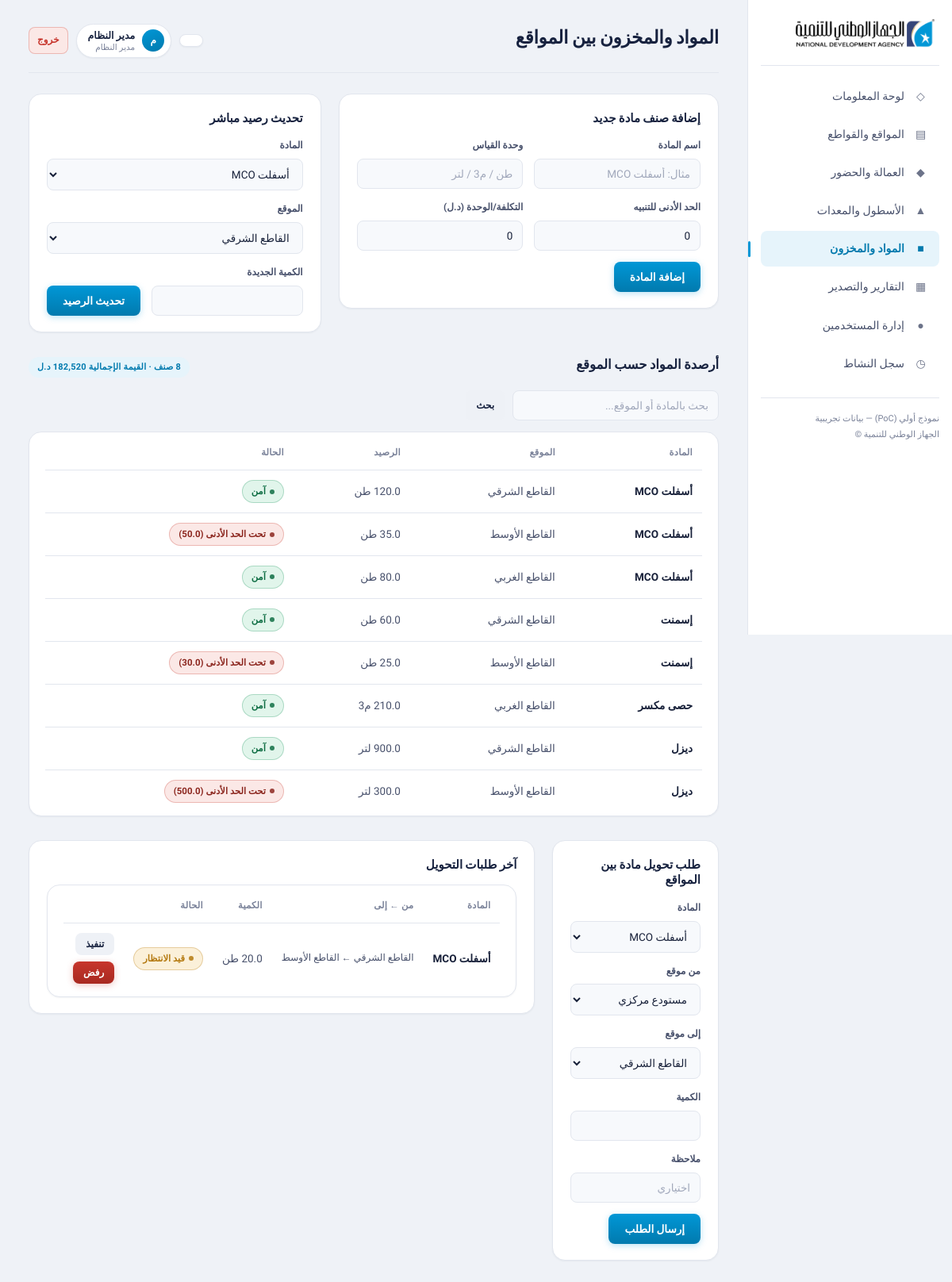
Page /materials (signed in) on the committed database.
### tables this page shows
CREATE TABLE material_stock (
    id              INTEGER PRIMARY KEY AUTOINCREMENT,
    material_id     INTEGER NOT NULL,
    site_id         INTEGER NOT NULL,
    quantity        REAL DEFAULT 0,
    UNIQUE(material_id, site_id),
    FOREIGN KEY (material_id) REFERENCES materials(id),
    FOREIGN KEY (site_id) REFERENCES sites(id)
);

CREATE TABLE materials (
    id              INTEGER PRIMARY KEY AUTOINCREMENT,
    name            TEXT NOT NULL,
    unit            TEXT NOT NULL,
    min_threshold   REAL DEFAULT 0,
    cost_per_unit   REAL DEFAULT 0
);

CREATE TABLE sites (
    id              INTEGER PRIMARY KEY AUTOINCREMENT,
    name            TEXT NOT NULL,
    code            TEXT NOT NULL UNIQUE,
    km_from         REAL,
    km_to           REAL,
    progress_pct    REAL DEFAULT 0,      -- نسبة الإنجاز الفعلي
    budget          REAL DEFAULT 0,      -- الميزانية المعتمدة
    spent           REAL DEFAULT 0,      -- المصروف الفعلي
    manager_name    TEXT,                -- مدير الموقع المسؤول
    latitude        REAL,                -- إحداثيات الموقع (لخريطة الموقع)
    longitude       REAL,
    status          TEXT NOT NULL DEFAULT 'قيد التنفيذ',  -- قيد التنفيذ | متوقف | مكتمل
    created_at      TEXT DEFAULT (datetime('now'))
);

CREATE TABLE material_transfers (
    id              INTEGER PRIMARY KEY AUTOINCREMENT,
    material_id     INTEGER NOT NULL,
    from_site_id    INTEGER,
    to_site_id      INTEGER NOT NULL,
    quantity        REAL NOT NULL,
    date            TEXT NOT NULL,
    status          TEXT NOT NULL DEFAULT 'قيد الانتظار',  -- قيد الانتظار | مكتمل | مرفوض
    note            TEXT,
    requested_by    TEXT,
    FOREIGN KEY (material_id) REFERENCES materials(id),
    FOREIGN KEY (from_site_id) REFERENCES sites(id),
    FOREIGN KEY (to_site_id) REFERENCES sites(id)
);

### app.py (the view, shortened to what this page needs)
@app.route("/materials", methods=["GET", "POST"])
@login_required
def materials():
    db = get_db()
    all_materials = db.execute("SELECT * FROM materials ORDER BY name").fetchall()
    all_sites = db.execute("SELECT * FROM sites ORDER BY km_from").fetchall()
    q = request.args.get("q", "").strip()
    stock_query = """SELECT ms.*, m.name as material_name, m.unit, m.min_threshold,
                             s.name as site_name
                      FROM material_stock ms
                      JOIN materials m ON m.id = ms.material_id
                      JOIN sites s ON s.id = ms.site_id"""
    params = []
    if q:
        stock_query += " WHERE m.name LIKE ? OR s.name LIKE ?"
        params = [f"%{q}%", f"%{q}%"]
    stock_query += " ORDER BY m.name, s.km_from"
    stock_rows = db.execute(stock_query, params).fetchall()
    transfers = db.execute(
        """SELECT t.*, m.name as material_name, m.unit,
                  sf.name as from_name, st.name as to_name
           FROM material_transfers t
           JOIN materials m ON m.id = t.material_id
           LEFT JOIN sites sf ON sf.id = t.from_site_id
           JOIN sites st ON st.id = t.to_site_id
           ORDER BY t.date DESC, t.id DESC LIMIT 20"""
    ).fetchall()
    total_stock_value = db.execute(
        """SELECT ROUND(SUM(ms.quantity * m.cost_per_unit), 0) as v
           FROM material_stock ms JOIN materials m ON m.id = ms.material_id"""
    ).fetchone()["v"] or 0
    db.close()
    return render_template(
        "materials.html",
        materials=all_materials,
        sites=all_sites,
        stock_rows=stock_rows,
        transfers=transfers,
        q=q,
        total_stock_value=total_stock_value,
    )

### app.py (called while the page is built)
def ensure_db():
    if not os.path.exists(DB_PATH):
        init_db(seed=True)

@app.before_request
def _before():
    ensure_db()

def login_required(view):
    @wraps(view)
    def wrapped(*args, **kwargs):
        if not session.get("user_id"):
            flash("يجب تسجيل الدخول أولاً", "error")
            return redirect(url_for("login", next=request.path))
        return view(*args, **kwargs)
    return wrapped

@app.context_processor
def inject_user():
    return {
        "current_user": {
            "id": session.get("user_id"),
            "username": session.get("username"),
            "full_name": session.get("full_name"),
            "role": session.get("role"),
            "role_label": ROLE_LABELS.get(session.get("role"), ""),
        },
        "current_user_id": session.get("user_id"),
        "can_edit": session.get("role") in ("admin", "manager"),
        "is_admin": session.get("role") == "admin",
    }

### database.py (called while the page is built)
def get_db():
    conn = sqlite3.connect(DB_PATH)
    conn.row_factory = sqlite3.Row
    conn.execute("PRAGMA foreign_keys = ON")
    return conn

### templates/materials.html (shortened to what this page needs)
{% extends "base.html" %}
{% block page_title %}المواد والمخزون بين المواقع{% endblock %}
{% block content %}
{% if can_edit %}
<div class="two-col section">
    <div class="card">
        <h2 class="card-title">إضافة صنف مادة جديد</h2>
        <form method="post" class="form-inline">
            <div class="field"><label>اسم المادة</label><input name="name" required placeholder="مثال: أسفلت MCO"></div>
            <div class="field"><label>وحدة القياس</label><input name="unit" required placeholder="طن / م3 / لتر"></div>
            <div class="field"><label>الحد الأدنى للتنبيه</label><input name="min_threshold" type="number" step="0.1" value="0"></div>
            <div class="field"><label>التكلفة/الوحدة (د.ل)</label><input name="cost_per_unit" type="number" step="0.1" value="0"></div>
            <button class="btn" type="submit">إضافة المادة</button>
        </form>
    </div>
    <div class="card">
        <h2 class="card-title">تحديث رصيد مباشر</h2>
        <form method="post" action="{{ url_for('update_stock') }}" class="form-inline">
            <div class="field">
                <label>المادة</label>
                <select name="material_id" required>
                    {% for m in materials %}<option value="{{ m.id }}">{{ m.name }}</option>{% endfor %}
                </select>
            </div>
            <div class="field">
                <label>الموقع</label>
                <select name="site_id" required>
                    {% for s in sites %}<option value="{{ s.id }}">{{ s.name }}</option>{% endfor %}
                </select>
            </div>
            <div class="field"><label>الكمية الجديدة</label><input name="quantity" type="number" step="0.1" required></div>
            <button class="btn" type="submit">تحديث الرصيد</button>
        </form>
    </div>
</div>
{% endif %}
<div class="section">
    <div class="section-head">
        <h2>أرصدة المواد حسب الموقع</h2>
        <span class="count-pill">{{ stock_rows|length }} صنف · القيمة الإجمالية {{ "{:,.0f}".format(total_stock_value) }} د.ل</span>
    </div>
    <form class="search-bar" method="get">
        <input type="text" name="q" value="{{ q }}" placeholder="بحث بالمادة أو الموقع...">
        <button class="btn btn-ghost btn-small" type="submit">بحث</button>
    </form>
    <div class="table-wrap"><div class="card-pad">
    {% if stock_rows %}
    <table>
        <thead><tr><th>المادة</th><th>الموقع</th><th>الرصيد</th><th>الحالة</th></tr></thead>
        <tbody>
        {% for s in stock_rows %}
            <tr>
                <td data-label="المادة">{{ s.material_name }}</td>
                <td data-label="الموقع">{{ s.site_name }}</td>
                <td data-label="الرصيد">{{ s.quantity }} {{ s.unit }}</td>
                <td data-label="الحالة">
                    {% if s.quantity < s.min_threshold %}
                        <span class="badge badge-red">تحت الحد الأدنى ({{ s.min_threshold }})</span>
                    {% else %}
                        <span class="badge badge-green">آمن</span>
                    {% endif %}
                </td>
            </tr>
        {% endfor %}
        </tbody>
    </table>
    {% else %}
        <div class="empty">لا توجد أرصدة مطابقة.</div>
    {% endif %}
    </div></div>
</div>
{% if can_edit %}
<div class="two-col section">
    <div class="card">
        <h2 class="card-title">طلب تحويل مادة بين المواقع</h2>
        <form method="post" action="{{ url_for('request_transfer') }}" class="form-inline">
            <div class="field">
                <label>المادة</label>
                <select name="material_id" required>
                    {% for m in materials %}<option value="{{ m.id }}">{{ m.name }}</option>{% endfor %}
                </select>
            </div>
            <div class="field">
                <label>من موقع</label>
                <select name="from_site_id">
                    <option value="">مستودع مركزي</option>
                </select>
            </div>
            <div class="field">
                <label>إلى موقع</label>
                <select name="to_site_id" required>
                    {% for s in sites %}<option value="{{ s.id }}">{{ s.name }}</option>{% endfor %}
                </select>
            </div>
            <div class="field"><label>الكمية</label><input name="quantity" type="number" step="0.1" required></div>
            <div class="field"><label>ملاحظة</label><input name="note" placeholder="اختياري"></div>
            <button class="btn" type="submit">إرسال الطلب</button>
        </form>
    </div>
    <div class="card">
        <h2 class="card-title">آخر طلبات التحويل</h2>
        <div class="table-wrap"><div class="card-pad">
        {% if transfers %}
        <table>
            <thead><tr><th>المادة</th><th>من ← إلى</th><th>الكمية</th><th>الحالة</th><th></th></tr></thead>
            <tbody>
            {% for t in transfers %}
                <tr>
                    <td data-label="المادة">{{ t.material_name }}</td>
                    <td data-label="من ← إلى" style="font-size:12px;">{{ t.from_name or 'مستودع مركزي' }} ← {{ t.to_name }}</td>
                    <td data-label="الكمية">{{ t.quantity }} {{ t.unit }}</td>
                    <td data-label="الحالة">
                        {% if t.status == 'مكتمل' %}<span class="badge badge-green">مكتمل</span>
                        {% elif t.status == 'مرفوض' %}<span class="badge badge-red">مرفوض</span>
                        {% else %}<span class="badge badge-amber">قيد الانتظار</span>{% endif %}
                    </td>
                    <td data-label="">
                        {% if t.status == 'قيد الانتظار' %}
                        <div class="actions-row">
                            <form method="post" action="{{ url_for('complete_transfer', transfer_id=t.id) }}">
                                <button class="btn btn-small btn-ghost" type="submit">تنفيذ</button>
                            </form>
                            <form method="post" action="{{ url_for('reject_transfer', transfer_id=t.id) }}">
                                <button class="btn btn-small btn-danger" type="submit">رفض</button>
                            </form>
                        </div>
                        {% endif %}
                    </td>
                </tr>
            {% endfor %}
            </tbody>
        </table>
        {% else %}
            <div class="empty">لا توجد طلبات تحويل بعد.</div>
        {% endif %}
        </div></div>
    </div>
</div>
{% endif %}
{% endblock %}

### rows in the picture
material_stock: material_name "أسفلت MCO", site_name "القاطع الشرقي", unit "طن", quantity "آمن"
material_stock: material_name "أسفلت MCO", site_name "القاطع الأوسط", unit "طن", min_threshold "50.0"
material_stock: material_name "أسفلت MCO", site_name "القاطع الغربي", unit "طن", quantity "آمن"
material_stock: material_name "إسمنت", site_name "القاطع الشرقي", unit "طن", quantity "آمن"
material_stock: material_name "إسمنت", site_name "القاطع الأوسط", unit "طن", min_threshold "30.0"
material_stock: material_name "حصى مكسر", site_name "القاطع الغربي", unit "م3", quantity "آمن"
material_stock: material_name "ديزل", site_name "القاطع الشرقي", unit "لتر", quantity "آمن"
material_stock: material_name "ديزل", site_name "القاطع الأوسط", unit "لتر", min_threshold "500.0"
material_transfers: material_name "أسفلت MCO", name "القاطع الشرقي", to_name "القاطع الأوسط", unit "طن", status "قيد الانتظار"

### other values in the picture
{{ current_user.full_name[0] if current_user.full_name else '؟' }} "م"
{{ current_user.full_name }} "مدير النظام"
{{ current_user.role_label }} "مدير النظام"
{{ "{:,.0f}".format(total_stock_value) }} "182,520"
form field material_id "أسفلت MCO"
form field site_id "القاطع الشرقي"
form field to_site_id "القاطع الشرقي"
